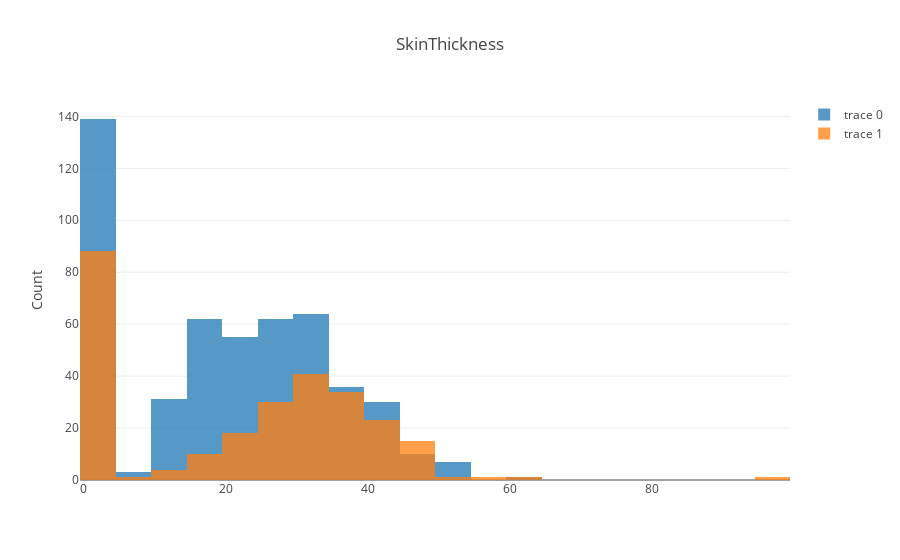

Notebook cell for this chart:
### Code cell
plotBarCat(df,df_name[3],'Outcome')

### Figure 1 — Plotly figure (JSON) as saved in the notebook; plotly's stock layout.template omitted (floating-point values rounded to 4 significant figures; data arrays with more than 128 entries replaced by an {"elided": "..."} marker saying what was removed)
{"data": [{"opacity": 0.75, "type": "histogram", "x": {"elided": "500 int values"}}, {"opacity": 0.75, "type": "histogram", "x": {"elided": "268 int values"}}], "layout": {"barmode": "overlay", "title": "SkinThickness", "yaxis": {"title": "Count"}}}
